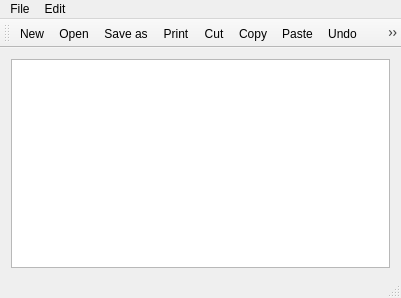
<?xml version="1.0" encoding="UTF-8"?>
<ui version="4.0">
 <class>MainWindow</class>
 <widget class="QMainWindow" name="MainWindow">
  <property name="geometry">
   <rect>
    <x>0</x>
    <y>0</y>
    <width>401</width>
    <height>298</height>
   </rect>
  </property>
  <property name="windowTitle">
   <string>MainWindow</string>
  </property>
  <widget class="QWidget" name="centralWidget">
   <widget class="QWidget" name="verticalLayoutWidget">
    <property name="geometry">
     <rect>
      <x>0</x>
      <y>0</y>
      <width>401</width>
      <height>231</height>
     </rect>
    </property>
    <layout class="QVBoxLayout" name="verticalLayout">
     <item>
      <widget class="QTextEdit" name="textEdit"/>
     </item>
    </layout>
   </widget>
  </widget>
  <widget class="QMenuBar" name="menuBar">
   <property name="geometry">
    <rect>
     <x>0</x>
     <y>0</y>
     <width>401</width>
     <height>26</height>
    </rect>
   </property>
   <widget class="QMenu" name="menuFile">
    <property name="title">
     <string>File</string>
    </property>
    <addaction name="actionNew"/>
    <addaction name="actionOpen"/>
    <addaction name="actionSave_as"/>
    <addaction name="actionPrint"/>
    <addaction name="actionExit"/>
   </widget>
   <widget class="QMenu" name="menuEdit">
    <property name="title">
     <string>Edit</string>
    </property>
    <addaction name="actionCut"/>
    <addaction name="actionCopy"/>
    <addaction name="actionPaste"/>
    <addaction name="actionUndo"/>
    <addaction name="actionRedo"/>
   </widget>
   <addaction name="menuFile"/>
   <addaction name="menuEdit"/>
  </widget>
  <widget class="QToolBar" name="mainToolBar">
   <attribute name="toolBarArea">
    <enum>TopToolBarArea</enum>
   </attribute>
   <attribute name="toolBarBreak">
    <bool>false</bool>
   </attribute>
   <addaction name="actionNew"/>
   <addaction name="actionOpen"/>
   <addaction name="actionSave_as"/>
   <addaction name="actionPrint"/>
   <addaction name="actionCut"/>
   <addaction name="actionCopy"/>
   <addaction name="actionPaste"/>
   <addaction name="actionUndo"/>
   <addaction name="actionExit"/>
  </widget>
  <widget class="QStatusBar" name="statusBar"/>
  <action name="actionNew">
   <property name="icon">
    <iconset resource="resources.qrc">
     <normaloff>:/Images/New.bmp</normaloff>:/Images/New.bmp</iconset>
   </property>
   <property name="text">
    <string>New</string>
   </property>
  </action>
  <action name="actionOpen">
   <property name="icon">
    <iconset resource="resources.qrc">
     <normaloff>:/Images/Open.bmp</normaloff>:/Images/Open.bmp</iconset>
   </property>
   <property name="text">
    <string>Open</string>
   </property>
  </action>
  <action name="actionSave_as">
   <property name="icon">
    <iconset>
     <normalon>:/Images/Save.bmp</normalon>
    </iconset>
   </property>
   <property name="text">
    <string>Save as</string>
   </property>
  </action>
  <action name="actionPrint">
   <property name="icon">
    <iconset>
     <normalon>:/Images/Highlight.bmp</normalon>
    </iconset>
   </property>
   <property name="text">
    <string>Print</string>
   </property>
  </action>
  <action name="actionExit">
   <property name="icon">
    <iconset>
     <normalon>:/Images/favicon.ico</normalon>
    </iconset>
   </property>
   <property name="text">
    <string>Exit</string>
   </property>
  </action>
  <action name="actionCut">
   <property name="icon">
    <iconset resource="resources.qrc">
     <normaloff>:/Images/Cut.bmp</normaloff>:/Images/Cut.bmp</iconset>
   </property>
   <property name="text">
    <string>Cut</string>
   </property>
  </action>
  <action name="actionCopy">
   <property name="icon">
    <iconset resource="resources.qrc">
     <normaloff>:/Images/Copy.bmp</normaloff>:/Images/Copy.bmp</iconset>
   </property>
   <property name="text">
    <string>Copy</string>
   </property>
  </action>
  <action name="actionPaste">
   <property name="icon">
    <iconset resource="resources.qrc">
     <normaloff>:/Images/Paste.bmp</normaloff>:/Images/Paste.bmp</iconset>
   </property>
   <property name="text">
    <string>Paste</string>
   </property>
  </action>
  <action name="actionUndo">
   <property name="icon">
    <iconset>
     <normalon>:/Images/Sticky.bmp</normalon>
    </iconset>
   </property>
   <property name="text">
    <string>Undo</string>
   </property>
  </action>
  <action name="actionRedo">
   <property name="text">
    <string>Redo</string>
   </property>
  </action>
 </widget>
 <layoutdefault spacing="6" margin="11"/>
 <resources>
  <include location="resources.qrc"/>
 </resources>
 <connections/>
</ui>
